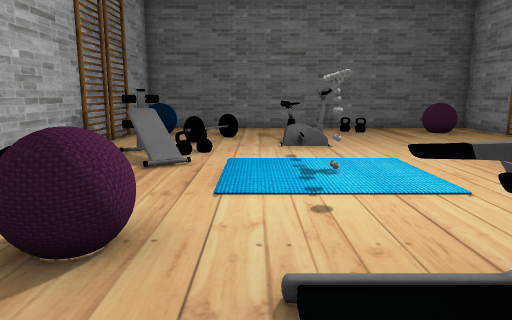
[1] (above)

12 first-person views from a walk through a scene from a Unity 3-D project. The camera is 1.2 m above the floor, tilts 10° down and sees 70° across. The floor is counted in squares, 1 m on a side. Each view is taken from the middle of a square. On the plan, view 1 faces up. The plan holds only what a view shows up to about 15 squares ahead; the rest is blank. The place goes on beyond the plan. Some animated figures are left out. Some surface patterns are stand-ins.

[2]
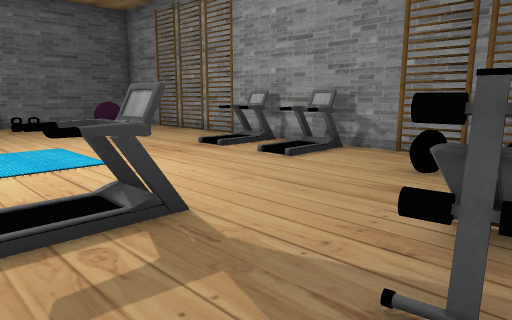

[3]
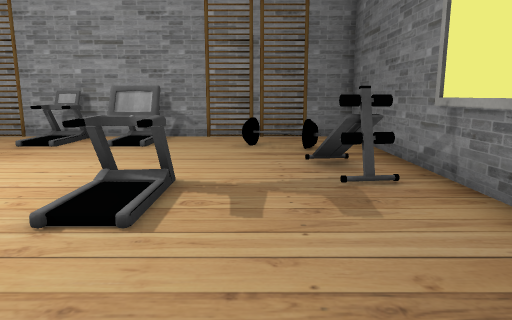

[4]
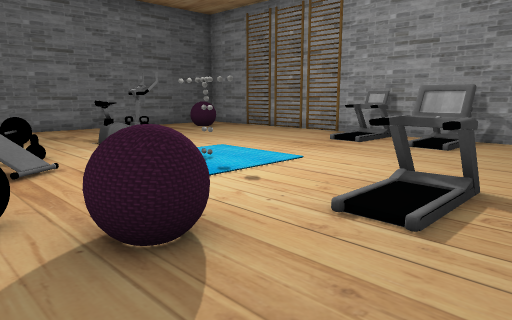

[5]
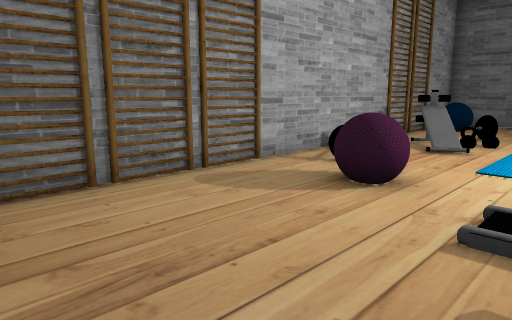

[6]
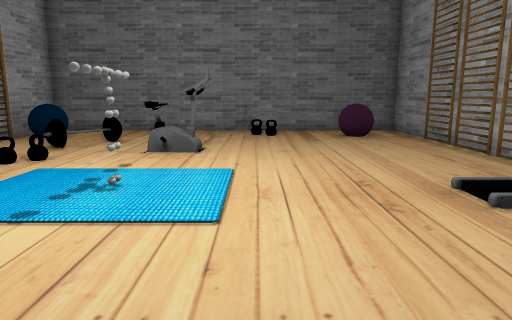

[7]
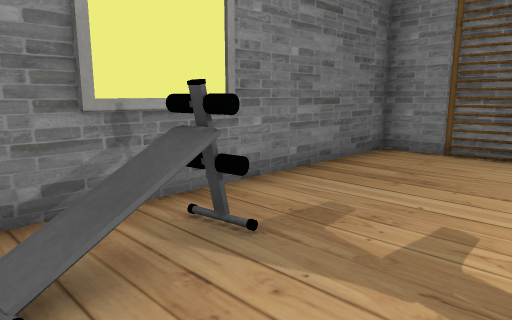

[8]
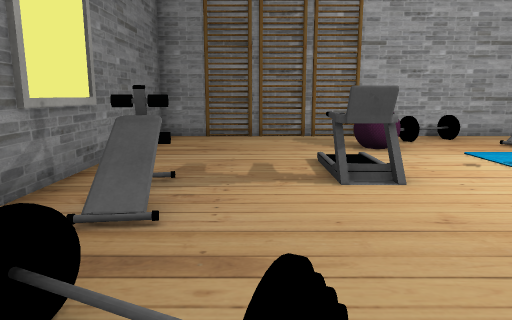

[9]
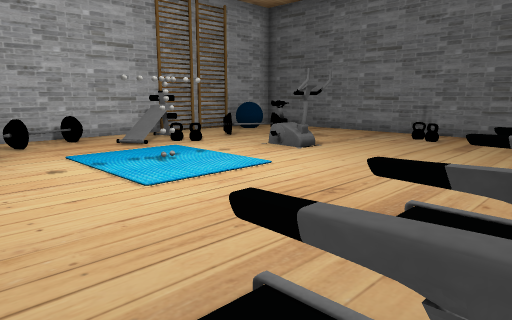

[10]
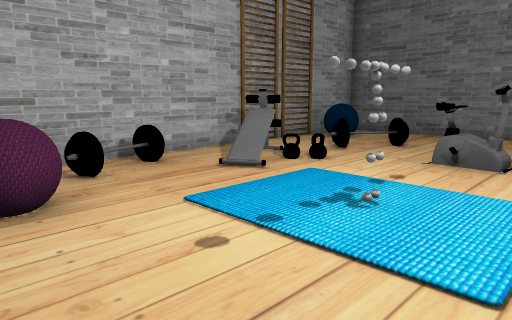

[11]
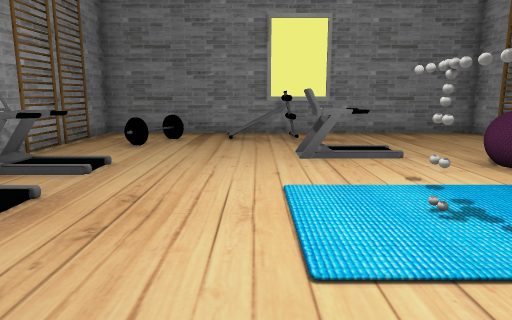

[12]
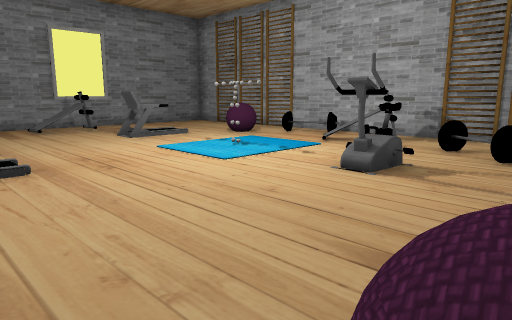

### Floor plan
Points are (right, up) in squares from view 1. A wall is a line through its corners. A room is listed if a view was taken in it or the views show most of it. See-through windows are left out.
Room 1 (views 1, 2, 3, 4, 5)
walls: (1.8, 1.2) (1.8, 2.1); (0.9, 2.1) (2, 2.1); (2, 1.3) (1.6, 1.2) (1.8, 2); (2.1, 1.2) (0.9, 1.2); (2.1, 1.9) (0.9, 1.9); (-4, 0.5) (-4, -2.8) (5.6, -2.8); (-4, 5.5) (-4, 2.4)
low walls: (1.8, 1.6) (1.5, 2); (2, -2) (1.9, -1.4); (3.2, -1.6) (2.8, -1.9); (4.9, -1) (5.3, -1.2) (5.5, -0.6)
ways out: opening at (2.4, 1) to room 2
objects: ladder (-4, -1); ladder (-4, 1); ladder (-4, 2); ball (-2, 2) to (-1, 3)
Room 2 (views 6, 7, 8, 9, 10, 11, 12)
walls: (7.2, 4.7) (7.2, 5.6) (6.2, 5.6); (7.4, 4.8) (6.5, 4.8); (7.8, 9.4) (7.8, 13.7) (-4, 13.7) (-4, 5.5); (6.2, 2.7) (7.5, 2.7); (7.5, 3.4) (6.2, 3.4); (2, 2.1) (2, 1.3); (1.8, 2.1) (1.8, 1.3); (7.1, 2.6) (7.1, 3.6); (1.7, 2.1) (1.8, 1.6); (7.5, 2.6) (6.2, 2.6); (-2, 7.7) (-2.6, 7.4); (1.9, 1.3) (2, 1.3); (5.6, -2.8) (7.8, -2.8) (7.8, 7.5)
low walls: (-1.9, 7.6) (-1.8, 7); (0.9, 1.3) (1.9, 1.3); (-3.1, 5.3) (-2.6, 4.1); (6.3, -0.1) (5.8, 0.1); (5.5, -0.8) (5.3, -1.2)
ways out: opening at (2.4, 1) to room 1
objects: ladder (-4, 9); ladder (-4, 11); ball (-3, 11) to (-3, 12); other object (1, 6); bike (1, 9) to (2, 9); ball (6, 12); ladder (8, -1); ladder (8, 1); ladder (8, 8); ladder (8, 9); ladder (8, 11)

Positions as (right, up) in squares from view 1, and headings:
1: (0, 0), facing up
2: (0, -2), facing up-right
3: (-3, 0), facing right
4: (-3, 0), facing up-right
5: (1, -2), facing up-left
6: (3, 1), facing up
7: (4, 1), facing down-left
8: (7, 0), facing left
9: (7, 2), facing up-left
10: (3, 2), facing up-left
11: (3, 9), facing down
12: (7, 12), facing down-left
